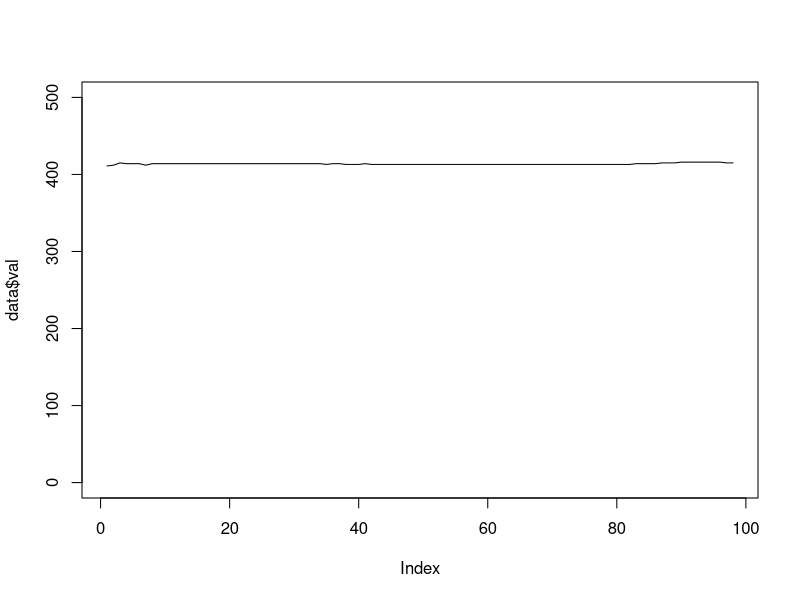
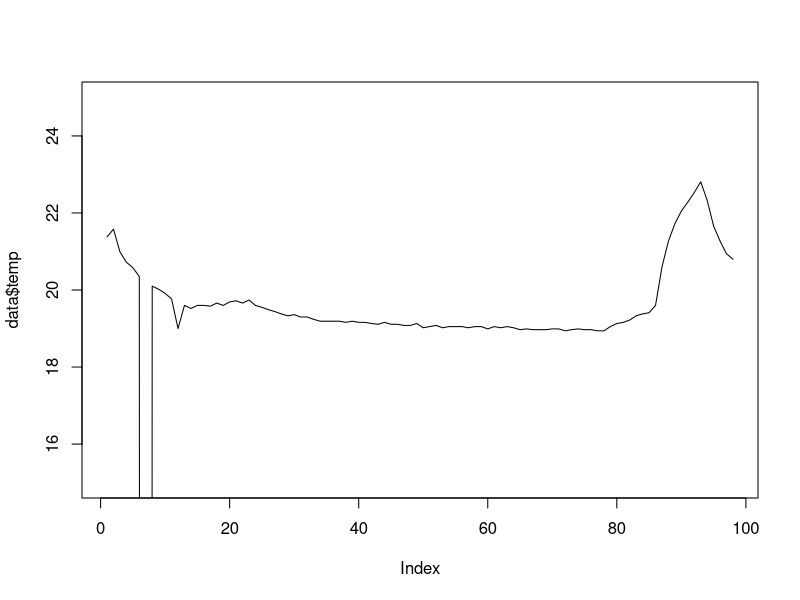
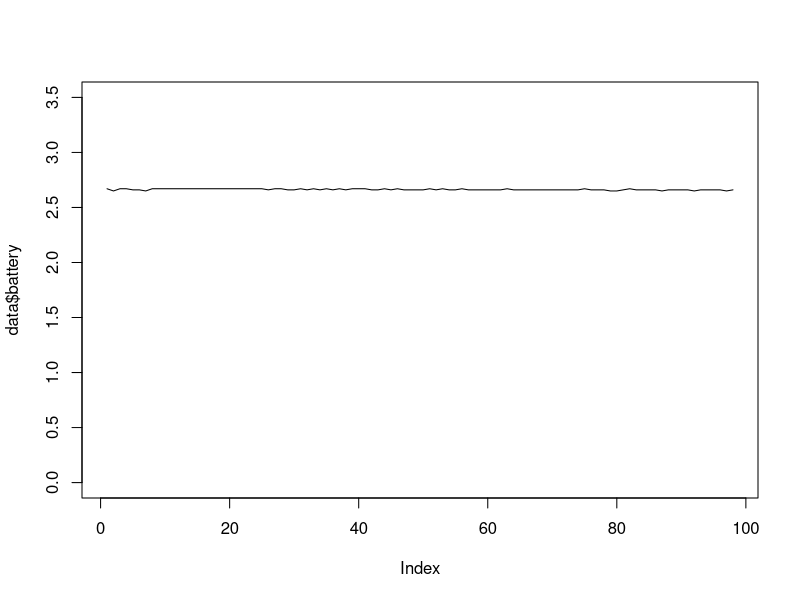
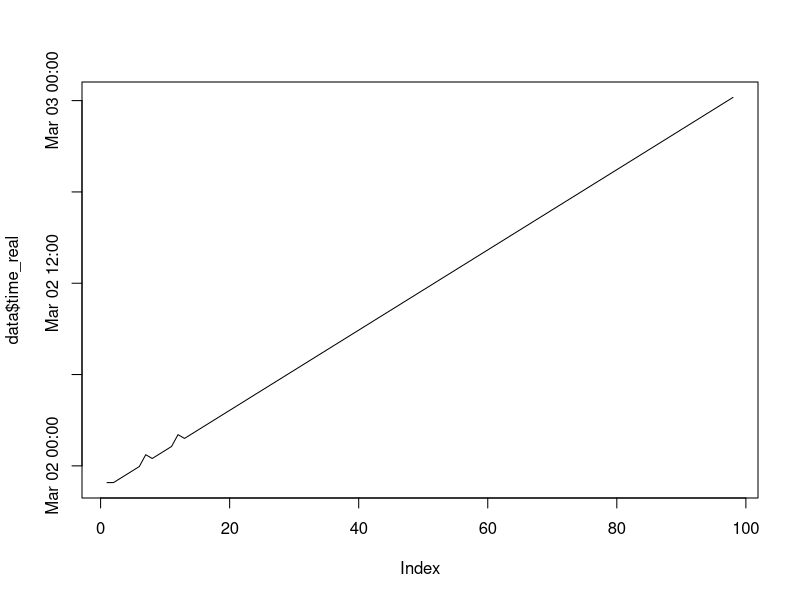
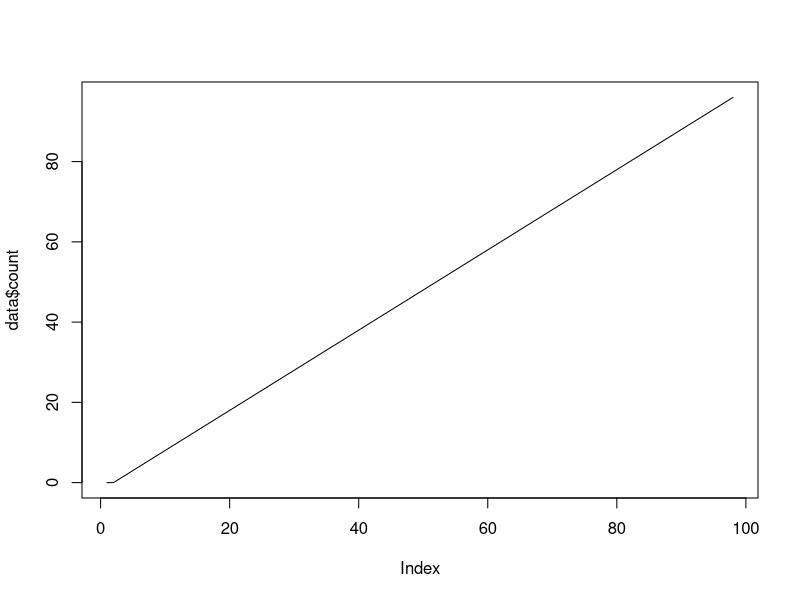

The R script that drew these images, in order: (Note: this script raises an error after producing the figures.)
Vref = 2.048 #ADC Voltage Reference
N = 16 #ADC Set to 16 bit resolution
LSB = ((2*Vref)/2^N) #Least Significant Bit (in volts)
PGA = 1 #Programmable Gain Amplifier (Set to 1)
L = 50 #Length of Linear Sensor

setwd("~/Documents/Projects/UAF/dendrometer/data/2017-03-02-testing/")
##--Load In Data--##
data = data.frame(read.csv("100_7.csv"))
#Sensor Address, Unix Time Stamp, ADC Value, Temperature, Battery Voltage, Excitation Voltage, Number of send attamps
names(data) <- c("sensor_num", "time", "val", "temp", "battery", "count") 
data$time_real = as.POSIXct(data$time, origin="1970-01-01") #Convert time to POSIX

plot(data$val, type = "l", ylim=c(0,500))
plot(data$temp, type = "l", ylim=c(15,25))
plot(data$battery, type = "l", ylim=c(0, 3.5))
plot(data$time_real, type = "l")
plot(data$count, type = "l")

dateTime1 <- strptime("0:00 2016/1/01", format="%H:%M %Y/%m/%d", tz="America/Anchorage")
dateTime2 <- strptime("0:00 2017/12/01", format="%H:%M %Y/%m/%d", tz="America/Anchorage")
subSample <- data[data$time_real < dateTime2 & data$time_real > dateTime1, ]

subSample$Iv = subSample$val*(LSB/PGA) #Caluclate Input Voltage (Iv)
subSample$position = ((subSample$Iv/subSample$Ev)*L) #Calculate Position of Slider

subSample$change = subSample[,10] - subSample[1,10] #calculate the change in diameter of the tree
dataTrim = subSample[0:(nrow(subSample)-1),0:11]
par(
  cex = "1.1",
  cex.sub="0.8",
  lwd = "2"
  )
plot(
  change~time_real, 
  data = dataTrim, 
  main="Change in Diameter",
  sub="dendro_100.4",
  xlab="Time",
  ylab="Millimeters",
  type = "l"
  )


plot(subSample$Ev~subSample$time_real, type = "l", ylim=c(1, 2.2))
plot(subSample$temp~subSample$time_real, type = "l", ylim=c(-40, 0))
plot(subSample$batt_v~subSample$time_real, type = "l")
plot(subSample$time~subSample$time_real, type = "l")




plot(data$val)
plot(data$time_real[1:100],)
plot(n_at~time, data = data, main="n_at")
plot(val~time_real, data = dataTrim, main="val")
plot(Ev~time_real, data = dataTrim, main = "exciitation Voltage")

plot(temp~time_real, data=data, main="Temp")
plot(val~time_real, data = data, main="val")
plot(batt_v~time_real, data = data, main = "battery")


ggplot(BOD, aes(x=data$time, y=data$position)) + geom_line()

install.packages("ggplot2")
library("ggplot2", lib.loc="/Library/Frameworks/R.framework/Versions/3.1/Resources/library")
